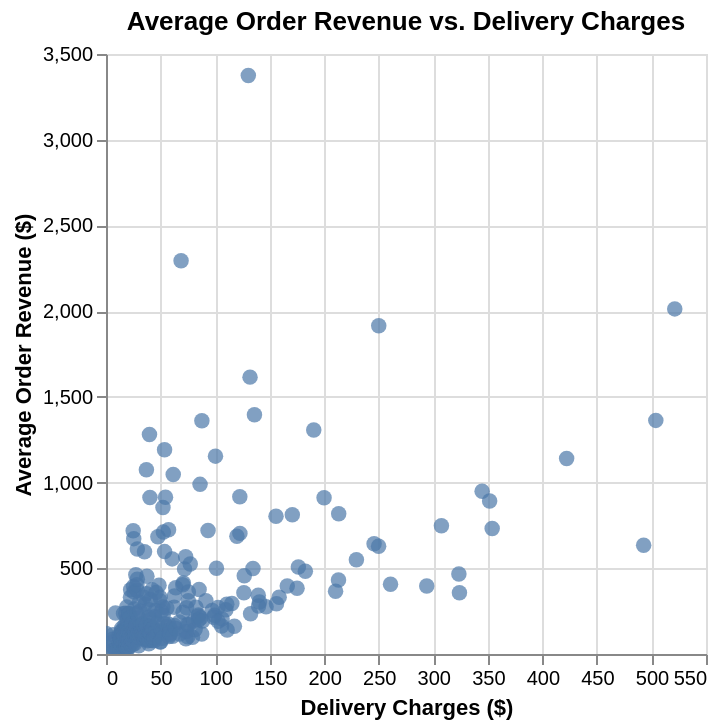
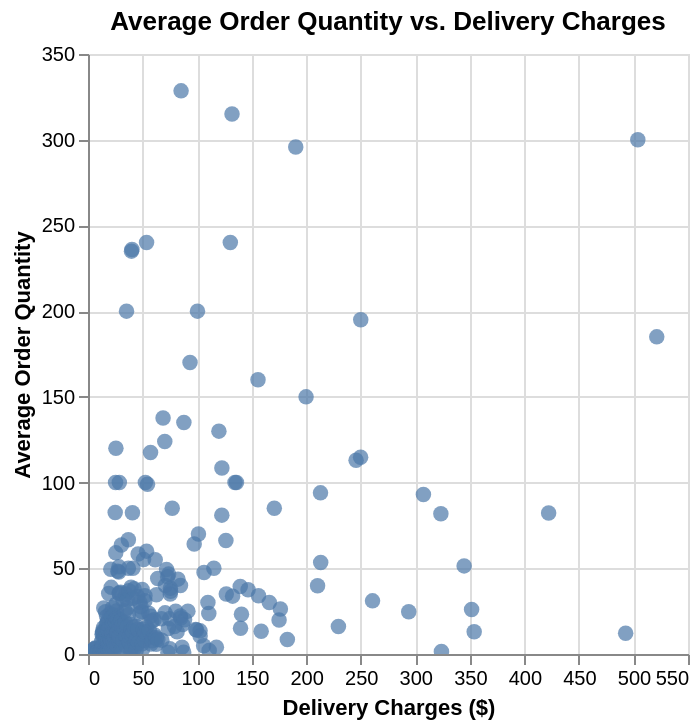

Notebook code for these charts, in order:
### Markdown cell above
**17. Analyze the relationship between delivery charges and order behavior. Are there opportunities to optimize delivery pricing to increase order quantities or revenue?**

### Code cell
import altair as alt

# Analyze the relationship between Delivery_Charges and Revenue/Quantity
delivery_charge_analysis = merged_sales_df.groupby('Delivery_Charges').agg(
    Average_Revenue=('Revenue', 'mean'), Average_Quantity=('Quantity', 'mean')
).reset_index()

print("Average Revenue and Quantity by Delivery Charges:")
print(delivery_charge_analysis.to_markdown(index=False, numalign="left", stralign="left"))

# Calculate correlations
correlation_revenue = merged_sales_df['Delivery_Charges'].corr(merged_sales_df['Revenue'])
correlation_quantity = merged_sales_df['Delivery_Charges'].corr(merged_sales_df['Quantity'])

print(f'\nPearson Correlation between Delivery_Charges and Revenue: {correlation_revenue:.4f}')
print(f'Pearson Correlation between Delivery_Charges and Quantity: {correlation_quantity:.4f}')

# Visualize the relationship between Delivery_Charges and Revenue
chart_revenue = (
    alt.Chart(delivery_charge_analysis)
    .mark_circle(size=60)
    .encode(
        x=alt.X('Delivery_Charges', title='Delivery Charges ($)'),
        y=alt.Y('Average_Revenue', title='Average Order Revenue ($)'),
        tooltip=['Delivery_Charges', 'Average_Revenue', 'Average_Quantity'],
    )
    .properties(title='Average Order Revenue vs. Delivery Charges')
).interactive()

# Save the chart
chart_revenue.show()

# Visualize the relationship between Delivery_Charges and Quantity
chart_quantity = (
    alt.Chart(delivery_charge_analysis)
    .mark_circle(size=60)
    .encode(
        x=alt.X('Delivery_Charges', title='Delivery Charges ($)'),
        y=alt.Y('Average_Quantity', title='Average Order Quantity'),
        tooltip=['Delivery_Charges', 'Average_Quantity', 'Average_Revenue'],
    )
    .properties(title='Average Order Quantity vs. Delivery Charges')
).interactive()

# Save the chart
chart_quantity.show()

### Figure 1 — Vega-Lite specification as saved in the notebook (floating-point values rounded to 4 significant figures; data arrays with more than 128 entries replaced by an {"elided": "..."} marker saying what was removed)
{"config": {"view": {"continuousWidth": 300, "continuousHeight": 300}}, "data": {"name": "data-814782a30fcb448bd77c518aceede6ac"}, "mark": {"type": "circle", "size": 60}, "encoding": {"tooltip": [{"field": "Delivery_Charges", "type": "quantitative"}, {"field": "Average_Revenue", "type": "quantitative"}, {"field": "Average_Quantity", "type": "quantitative"}], "x": {"field": "Delivery_Charges", "title": "Delivery Charges ($)", "type": "quantitative"}, "y": {"field": "Average_Revenue", "title": "Average Order Revenue ($)", "type": "quantitative"}}, "params": [{"name": "param_20", "select": {"type": "interval", "encodings": ["x", "y"]}, "bind": "scales"}], "title": "Average Order Revenue vs. Delivery Charges", "$schema": "https://vega.github.io/schema/vega-lite/v5.20.1.json", "datasets": {"data-814782a30fcb448bd77c518aceede6ac": {"elided": "267 records"}}}

### Figure 2 — Vega-Lite specification as saved in the notebook (floating-point values rounded to 4 significant figures; data arrays with more than 128 entries replaced by an {"elided": "..."} marker saying what was removed)
{"config": {"view": {"continuousWidth": 300, "continuousHeight": 300}}, "data": {"name": "data-814782a30fcb448bd77c518aceede6ac"}, "mark": {"type": "circle", "size": 60}, "encoding": {"tooltip": [{"field": "Delivery_Charges", "type": "quantitative"}, {"field": "Average_Quantity", "type": "quantitative"}, {"field": "Average_Revenue", "type": "quantitative"}], "x": {"field": "Delivery_Charges", "title": "Delivery Charges ($)", "type": "quantitative"}, "y": {"field": "Average_Quantity", "title": "Average Order Quantity", "type": "quantitative"}}, "params": [{"name": "param_21", "select": {"type": "interval", "encodings": ["x", "y"]}, "bind": "scales"}], "title": "Average Order Quantity vs. Delivery Charges", "$schema": "https://vega.github.io/schema/vega-lite/v5.20.1.json", "datasets": {"data-814782a30fcb448bd77c518aceede6ac": {"elided": "267 records"}}}
